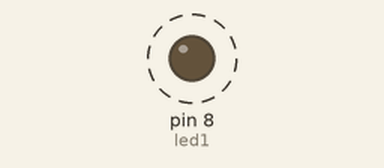
Recording of a sketch running on a simulated Arduino Uno, built with avr-gcc and run on an emulated ATmega328P. Shown: output pins drawn as LEDs (lit = HIGH). Dashed ring = blinking. What the sketch prints to the serial monitor is not drawn.

Above: at 0.5 s.
Timing chart, 0 to 4.6 s (numbered marks = the images above):
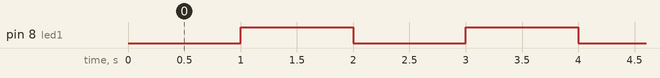

The sketch:

blink_sem_delay.ino
```cpp
const int led1 = 8;
unsigned long intervalo = 1000;
unsigned long tempo_anterior = 0;
bool estado = 0;

void setup() {
  // put your setup code here, to run once:
Serial.begin(11520);
pinMode(led1, OUTPUT);


}

void loop() {
  unsigned long tempo_atual = millis();
  if (tempo_atual  - tempo_anterior >= intervalo) {
    estado = !estado;

  digitalWrite(led1, estado);
  tempo_anterior = tempo_atual;
  Serial.println("1 segundo");

  }

}
```

Measured:
- by itself, pin 8 (led1): alternates HIGH for 1.0 s and LOW for 1.0 s
